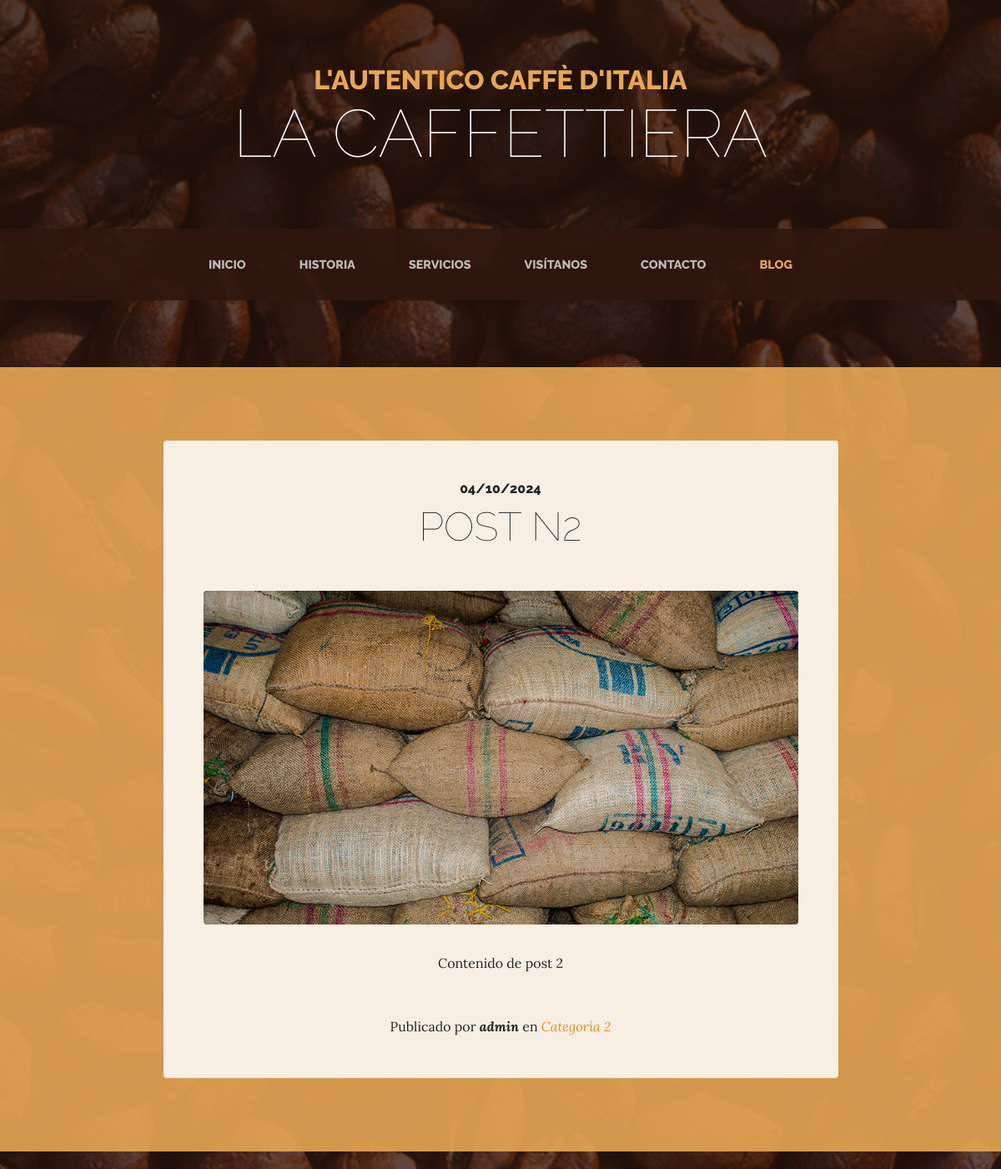
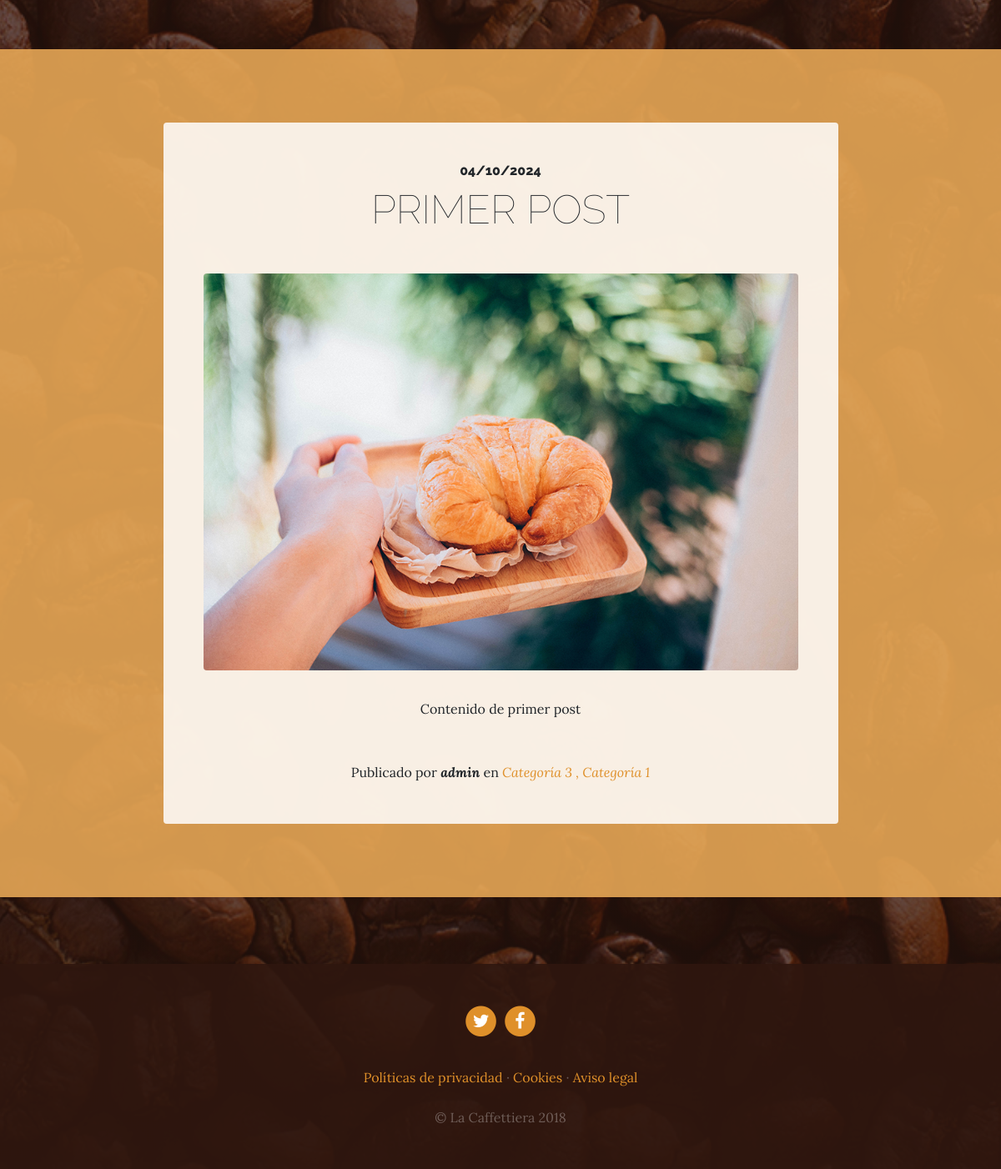
Screenshot of /blog/ with the database file from the repository (2 pictures, top to bottom).
### blog/models.py (models this page shows, shortened)
class Post(models.Model):
    title = models.CharField(max_length=200,verbose_name = "Título")
    content = models.TextField(verbose_name = "Contenído")
    published = models.DateTimeField( verbose_name="Fecha de publicación", default = now )
    image = models.ImageField(verbose_name="Imágen", upload_to ="blank", null=True, blank=True)
    author = models.ForeignKey(User, verbose_name="Autor", on_delete=models.CASCADE)
    categories = models.ManyToManyField(Category, verbose_name="Categorías", related_name="get_posts")
    created  = models.DateTimeField(auto_now_add=True, verbose_name="Fecha de creación")
    updated  = models.DateTimeField(auto_now=True, verbose_name="Fecha de edición")

class Category(models.Model):
    name   = models.CharField(max_length=100,verbose_name = "Nombre")
    created  = models.DateTimeField(auto_now_add=True, verbose_name="Fecha de creación")
    updated  = models.DateTimeField(auto_now=True, verbose_name="Fecha de edición")
    class Meta:
        verbose_name = "Categoría"
        verbose_name_plural = "Categorías"
        ordering = ['-created']

### pages/models.py (models this page shows, shortened)
class Page(models.Model):
    title = models.CharField(max_length=200,
        verbose_name="Título")
    content = RichTextField(
        verbose_name="Contenido")
    created = models.DateTimeField(auto_now_add=True,
        verbose_name="Fecha de creación")
    updated = models.DateTimeField(auto_now=True,
        verbose_name="Fecha de edición")
    order = models.SmallIntegerField(verbose_name="Orden", default=0)
    class Meta:
        verbose_name = "página"
        verbose_name_plural = "páginas"
        ordering = ['order','title']

### blog/views.py (the view)
# urls.py: path('', views.blog, name="blog"),
def blog(request):
    posts = Post.objects.all()
    return render(request, "blog/blog.html",{'posts' :posts })

### pages/templatetags/pages_extras.py (called while the page is built)
@register.simple_tag
def get_page_list():
    pages = Page.objects.all()
    return pages

### social/processors.py (called while the page is built)
def ctx_dict(request):
    ctx = {}
    links = Link.objects.all()
    for link in links:
        ctx[link.key] = link.url
    return ctx

### blog/templates/blog/blog.html (shortened to what this page needs)
{% extends 'core/base.html' %}
{% load static %}
{% block content %}
{% for post in posts reversed %}
<section class="page-section cta">
  <div class="container">
    <div class="row">
      <div class="col-xl-9 mx-auto">
        <div class="cta-innerv text-center rounded">
          <h2 class="section-heading mb-5">
            <span class="section-heading-upper">{{post.published|date:"SHORT_DATE_FORMAT"}}</span>
            <span class="section-heading-lower">{{post.title}}</span>
          </h2>
          <p class="mb-0">
            <img class="mx-auto d-flex rounded img-fluid mb-3 mb-lg-0"  src="{{post.image.url}}" alt="">
          </p>
          <p class="mb-0 mbt">
            {{post.content|linebreaks}}
          </p>
          <p class="mb-0 mbt">
          <span class="section-heading-under">Publicado por <em><b>{{post.author}}</b></em> en
          {% for category in post.categories.all  %}
            <em><a href="{% url 'category' category.id %}" class="link">{{category.name}} {% if not forloop.last %}, {% endif %}</a></em>
          {% endfor %}
          </span>
          </p>
        </div>
      </div>
    </div>
  </div>
</section>
{% endfor %}
{% endblock %}

### core/templates/core/base.html (shortened to what this page needs)
<!DOCTYPE html>
<html lang="es">
  <head>
    {% load static %}
    <link href="{% static 'core/vendor/bootstrap/css/bootstrap.min.css' %}" rel="stylesheet">
    <link href="{% static 'core/vendor/font-awesome/css/font-awesome.min.css' %}" rel="stylesheet" type="text/css">
    <link href="{% static 'core/css/business-casual.css' %}" rel="stylesheet">
  </head>
  <body>
    <h1 class="site-heading text-center text-white d-none d-lg-block">
      <span class="site-heading-upper text-primary mb-3">L'autentico caffè d'italia</span>
      <span class="site-heading-lower">La Caffettiera</span>
    </h1>
    <nav class="navbar navbar-expand-lg navbar-dark py-lg-4" id="mainNav">
      <div class="container">
        <div class="collapse navbar-collapse" id="navbarResponsive">
          <ul class="navbar-nav mx-auto">
            <li class="nav-item  px-lg-4  {% if request.path == '/' or  request.path == '' or request.path == '/dashboard/'%}active{% endif %}">
              <a class="nav-link text-uppercase text-expanded" href="{% url 'home' %}">Inicio</a>
            </li>
            <li class="nav-item px-lg-4  {% if request.path == '/about/' %}active{% endif %}">
              <a class="nav-link text-uppercase text-expanded" href="{% url 'about' %}">Historia</a>
            </li>
            <li class="nav-item px-lg-4 {% if request.path == '/services/' %}active{% endif %}">
              <a class="nav-link text-uppercase text-expanded" href="{% url 'services' %}">Servicios</a>
            </li>
            <li class="nav-item px-lg-4 {% if request.path == '/store/' %}active{% endif %}">
              <a class="nav-link text-uppercase text-expanded" href="{% url 'store' %}">Visítanos</a>
            </li>
            <li class="nav-item px-lg-4 {% if request.path == '/contact/' %}active{% endif %}">
              <a class="nav-link text-uppercase text-expanded" href="{% url 'contact' %}">Contacto</a>
            </li>
            <li class="nav-item px-lg-4 {% if request.path|slice:":6" == '/blog/' %}active{% endif %}">
              <a class="nav-link text-uppercase text-expanded" href="{% url 'blog' %}">Blog</a>
            </li>
          </ul>
        </div>
      </div>
    </nav>
    {% block content %} {% endblock %}
    <footer class="footer text-faded text-center py-5">
      <div class="container">
        <p class="m-0">
          {% if LINK_X %}
	        <a href="{{LINK_X}}" class="link">
	          <span class="fa-stack fa-lg">
	            <i class="fa fa-circle fa-stack-2x"></i>
	            <i class="fa fa-twitter fa-stack-1x fa-inverse"></i>
	          </span>
	        </a>
          {% endif %}
          {% if LINK_FACEBOOK %}
	        <a href="{{LINK_FACEBOOK}}" class="link">
	          <span class="fa-stack fa-lg">
	            <i class="fa fa-circle fa-stack-2x"></i>
	            <i class="fa fa-facebook fa-stack-1x fa-inverse"></i>
	          </span>
	        </a>
           {% endif %}
	    </p>
        <p class="m-0 mbt">
        {% load pages_extras %}
        {% get_page_list as page_list %}
        {% for page in page_list %}
            <a href="{% url 'page' page.id %}" class="link">{{page.title}}</a>
            {% if not forloop.last %}·{% endif %}
        {% endfor %}
		</p>
        <p class="m-0 mbt1">&copy; La Caffettiera 2018</p>
      </div>
	</footer>
  </body>
</html>

### core/static/core/css/business-casual.css (style rules this page uses)
body { font-family: 'Lora'; background: linear-gradient(rgba(47, 23, 15, 0.65), rgba(47, 23, 15, 0.65)), url("../img/bg.jpg"); background-attachment: fixed; background-position: center; background-size: cover; }
h1, h2, h3, h4, h5, h6 { font-family: 'Raleway'; }
p { line-height: 1.75; }
.text-faded { color: rgba(255, 255, 255, 0.3); }
.site-heading { margin-top: 5rem; margin-bottom: 5rem; text-transform: uppercase; line-height: 1; font-family: 'Raleway'; }
.site-heading .site-heading-upper { display: block; font-size: 2rem; font-weight: 800; }
.site-heading .site-heading-lower { font-size: 5rem; font-weight: 100; line-height: 4rem; }
.page-section { margin-top: 5rem; margin-bottom: 5rem; }
.section-heading { text-transform: uppercase; }
.section-heading .section-heading-upper { display: block; font-size: 1rem; font-weight: 800; padding-bottom:.5rem; }
.section-heading .section-heading-lower { display: block; font-size: 3rem; font-weight: 100; }
#mainNav { background-color: rgba(47, 23, 15, 0.9); font-family: 'Raleway'; }
#mainNav .navbar-nav .nav-item .nav-link { color: rgba(255, 255, 255, 0.7); font-weight: 800; }
#mainNav .navbar-nav .nav-item.active .nav-link { color: #e6a756; }
@media (min-width: 992px) { #mainNav .navbar-nav .nav-item .nav-link { font-size: 0.9rem; } }
.cta { padding-top: 5rem; padding-bottom: 5rem; background-color: rgba(230, 167, 86, 0.9); }
.cta .cta-innerv { position: relative; padding: 3rem; margin: 0.5rem; background-color: rgba(255, 255, 255, 0.85); }
.footer { background-color: rgba(47, 23, 15, 0.9); }
.text-primary { color: #e6a756 !important; }
.mbt { padding-top: 2rem; }
.mbt1 { padding-top: 1.25rem; }
a.link { color: #df902a; }

### rows the page displays
Post: published "04/10/2024", title "POST N2", image (picture), content "Contenido de post 2", author "admin"
Category: name "Categoría 2"
Post: published "04/10/2024", title "PRIMER POST", image (picture), content "Contenido de primer post", author "admin"
Category: name "Categoría 3"
Category: name "Categoría 1"
Page: title "Políticas de privacidad"
Page: title "Cookies"
Page: title "Aviso legal"
